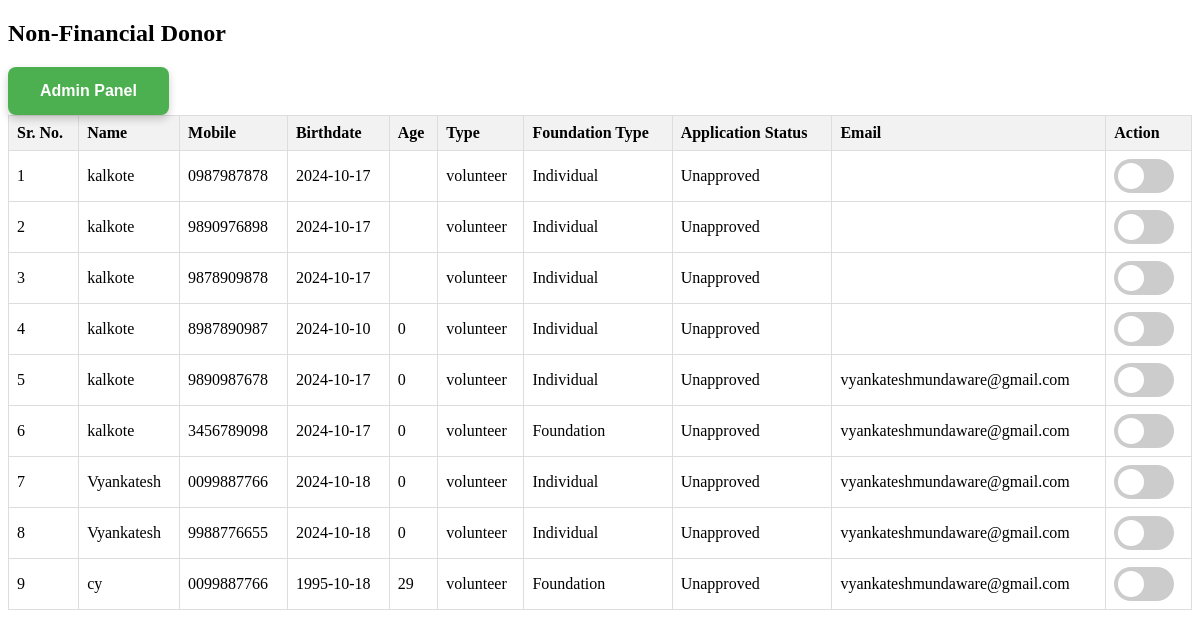
Page /Admin/non_financial_donor.php on the committed database.
### tables this page shows
CREATE TABLE IF NOT EXISTS `volunteer_registration` (
  `registration_id` int NOT NULL AUTO_INCREMENT,
  `user_id` int NOT NULL,
  `donor_name` varchar(100) NOT NULL,
  `donor_mobile` varchar(20) NOT NULL,
  `donor_birthdate` date NOT NULL,
  `age` int DEFAULT NULL,
  `donor_availability` enum('EveryDay','WeekEnd','CustomDates') DEFAULT NULL,
  `startdate` date DEFAULT NULL,
  `enddate` date DEFAULT NULL,
  `donor_id_proof` varchar(100) NOT NULL,
  `donor_photo` varchar(100) NOT NULL,
  `foundation_type` enum('Individual','Foundation') DEFAULT NULL,
  `foundation_name` varchar(100) DEFAULT NULL,
  `donor_type` varchar(100) DEFAULT 'volunteer',
  `application_status` enum('Unapproved','Approved') DEFAULT 'Unapproved',
  `user_email` varchar(100) NOT NULL,
  PRIMARY KEY (`registration_id`),
  KEY `donor_id` (`user_id`)
);

### Admin/non_financial_donor.php (the view, shortened to what this page needs)
<?php
$servername = "localhost";
$username = "root";
$password = "";
$dbname = "apnaSathi_db";
$conn = new mysqli($servername, $username, $password, $dbname);
$sql = "SELECT * FROM volunteer_registration";
$result = $conn->query($sql);
?>
<!DOCTYPE html>
<html lang="en">
<head>
</head>
<body>
<h2>Non-Financial Donor</h2>
<button class="cool-button"><a href="admin_dashboard.php">Admin Panel</a></button>
<table>
    <tr>
        <th>Sr. No.</th>
        <th>Name</th>
        <th>Mobile</th>
        <th>Birthdate</th>
        <th>Age</th>
        <th>Type</th>
        <th>Foundation Type</th>
        <th>Application Status</th>
        <th>Email</th>
        <th>Action</th>
    </tr>
    <?php
    if ($result->num_rows > 0) {
        $sr_no = 1;
        while($row = $result->fetch_assoc()) {
            $isChecked = $row['application_status'] == 'Approved' ? 'checked' : '';
            echo "<tr id='row-{$row['user_id']}'>
                    <td>{$sr_no}</td>
                    <td>{$row['donor_name']}</td>
                    <td>{$row['donor_mobile']}</td>
                    <td>{$row['donor_birthdate']}</td>
                    <td>{$row['age']}</td>
                    <td>{$row['donor_type']}</td>
                    <td>{$row['foundation_type']}</td>
                    <td class='status-display'>{$row['application_status']}</td>
                    <td>{$row['user_email']}</td>
                    <td>
                        <label class='toggle-switch'>
                            <input type='checkbox' class='toggle-input' data-user_id='{$row['user_id']}' $isChecked>
                            <span class='slider'></span>
                        </label>
                    </td>
                </tr>";
            $sr_no++;
        }
    } else {
        echo "<tr><td colspan='11'>No beneficiaries found.</td></tr>";
    }
    ?>
</table>
</body>
</html>

### Admin/non_financial_donor.php (style rules this page uses)
table { width: 100%; border-collapse: collapse; }
th, td { border: 1px solid #ddd; padding: 8px; text-align: left; }
th { background-color: #f2f2f2; }
.toggle-switch { position: relative; display: inline-block; width: 60px; height: 34px; }
.slider { position: absolute; cursor: pointer; top: 0; left: 0; right: 0; bottom: 0; background-color: #ccc; transition: .4s; border-radius: 34px; }
.slider:before { position: absolute; content: ""; height: 26px; width: 26px; left: 4px; bottom: 4px; background-color: white; transition: .4s; border-radius: 50%; }
.cool-button { background-color: #4CAF50; border: none; border-radius: 8px; color: white; padding: 15px 32px; text-align: center; text-decoration: none; display: inline-block; font-size: 16px; font-weight: bold; transition-duration: 0.4s; cursor: pointer; box-shadow: 0 4px 8px rgba(0, 0, 0, 0.2); }
.cool-button a { color: white; text-decoration: none; }

### rows in the picture
volunteer_registration: donor_name "kalkote", donor_mobile "0987987878", donor_birthdate "2024-10-17", donor_type "volunteer", foundation_type "Individual", application_status "Unapproved"
volunteer_registration: donor_name "kalkote", donor_mobile "9890976898", donor_birthdate "2024-10-17", donor_type "volunteer", foundation_type "Individual", application_status "Unapproved"
volunteer_registration: donor_name "kalkote", donor_mobile "9878909878", donor_birthdate "2024-10-17", donor_type "volunteer", foundation_type "Individual", application_status "Unapproved"
volunteer_registration: donor_name "kalkote", donor_mobile "8987890987", donor_birthdate "2024-10-10", age "0", donor_type "volunteer", foundation_type "Individual", application_status "Unapproved"
volunteer_registration: donor_name "kalkote", donor_mobile "9890987678", donor_birthdate "2024-10-17", age "0", donor_type "volunteer", foundation_type "Individual", application_status "Unapproved", user_email "vyankateshmundaware@gmail.com"
volunteer_registration: donor_name "kalkote", donor_mobile "3456789098", donor_birthdate "2024-10-17", age "0", donor_type "volunteer", foundation_type "Foundation", application_status "Unapproved", user_email "vyankateshmundaware@gmail.com"
volunteer_registration: donor_name "Vyankatesh", donor_mobile "0099887766", donor_birthdate "2024-10-18", age "0", donor_type "volunteer", foundation_type "Individual", application_status "Unapproved", user_email "vyankateshmundaware@gmail.com"
volunteer_registration: donor_name "Vyankatesh", donor_mobile "9988776655", donor_birthdate "2024-10-18", age "0", donor_type "volunteer", foundation_type "Individual", application_status "Unapproved", user_email "vyankateshmundaware@gmail.com"
volunteer_registration: donor_name "cy", donor_mobile "0099887766", donor_birthdate "1995-10-18", age "29", donor_type "volunteer", foundation_type "Foundation", application_status "Unapproved", user_email "vyankateshmundaware@gmail.com"
